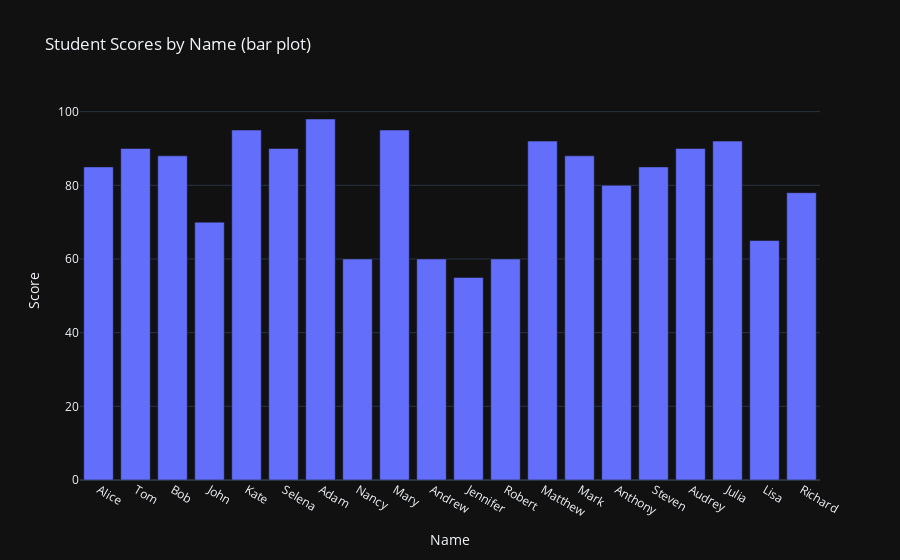

Write notebook code for a chart like this one.
### Code cell
# Basic bar plot
fig = px.bar(df, x='Name', y='Score', title='Student Scores by Name (bar plot)')
fig.show()

### Figure 1 — Plotly figure (JSON) as saved in the notebook; plotly's stock layout.template omitted (floating-point values rounded to 4 significant figures)
{"data": [{"alignmentgroup": "True", "hovertemplate": "Name=%{x}<br>Score=%{y}<extra></extra>", "legendgroup": "", "marker": {"color": "#636efa", "pattern": {"shape": ""}}, "name": "", "offsetgroup": "", "orientation": "v", "showlegend": false, "textposition": "auto", "type": "bar", "x": ["Alice", "Tom", "Bob", "John", "Kate", "Selena", "Adam", "Nancy", "Mary", "Andrew", "Jennifer", "Robert", "Matthew", "Mark", "Anthony", "Steven", "Audrey", "Julia", "Lisa", "Richard"], "xaxis": "x", "y": [85, 90, 88, 70, 95, 90, 98, 60, 95, 60, 55, 60, 92, 88, 80, 85, 90, 92, 65, 78], "yaxis": "y"}], "layout": {"barmode": "relative", "legend": {"tracegroupgap": 0}, "title": {"text": "Student Scores by Name (bar plot)"}, "xaxis": {"anchor": "y", "domain": [0, 1], "title": {"text": "Name"}}, "yaxis": {"anchor": "x", "domain": [0, 1], "title": {"text": "Score"}}}}
